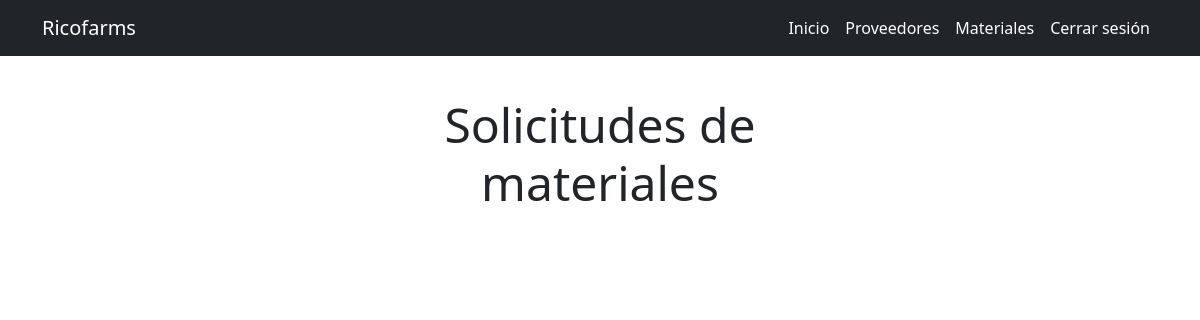
The app's page /materiales/ (signed in), older data.
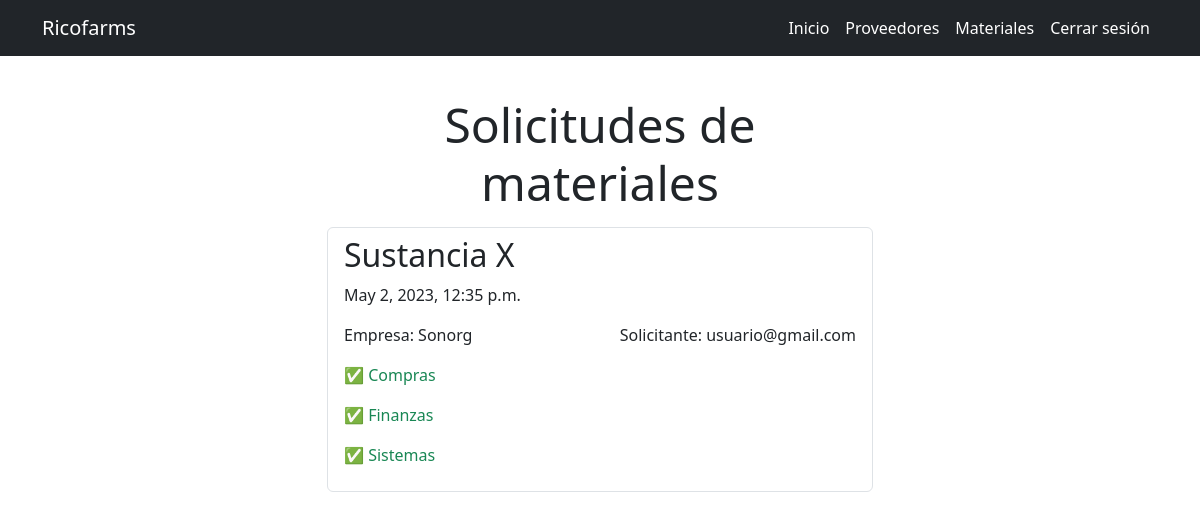
The same page, newer data.
### alta_materiales/models.py (models this page shows, shortened)
class Material(models.Model):
    empresa = models.CharField(max_length=50)
    nombre_producto = models.CharField(max_length=50)
    tipo = models.CharField(max_length=50)
    familia = models.CharField(max_length=50)
    subfamilia = models.CharField(max_length=50)
    unidad_medida = models.CharField(max_length=50)
    justificacion = models.CharField(max_length=255)
    compras = models.BooleanField(default=False)
    finanzas = models.BooleanField(default=False)
    sistemas = models.BooleanField(default=False)
    aprobadas = models.BooleanField(default=False)
    fecha = models.DateTimeField(auto_now_add=True)
    usuario = models.ForeignKey(settings.AUTH_USER_MODEL, on_delete=models.CASCADE)

### iniciar_sesion/models.py (models this page shows, shortened)
class CustomUser(AbstractBaseUser, PermissionsMixin):
    email = models.EmailField(unique=True)
    first_name = models.CharField(max_length=30, blank=True)
    last_name = models.CharField(max_length=30, blank=True)
    is_staff = models.BooleanField(default=False)
    is_active = models.BooleanField(default=True)
    date_joined = models.DateTimeField(default=timezone.now)
    puede_comprar = models.BooleanField(default=False)
    compras = models.BooleanField(default=False)
    finanzas = models.BooleanField(default=False)
    sistemas = models.BooleanField(default=False)
    objects = CustomUserManager()
    USERNAME_FIELD = 'email'
    EMAIL_FIELD = 'email'
    REQUIRED_FIELDS = []
    class Meta:
        verbose_name = 'Usuario'
        verbose_name_plural = 'Usuarios'
    def __str__(self):
        return self.email

### alta_materiales/views.py (the view)
# urls.py: path('materiales/', views_materiales.material, name='material'),
@login_required
def material(request):
    if request.user.compras:
        materiales = Material.objects.filter(compras = False)
    else:
        if request.user.finanzas:
            materiales = Material.objects.filter(compras = True, finanzas = False)
        else:
            if request.user.sistemas:
                materiales = Material.objects.filter(compras = True, finanzas = True, sistemas = False)
            else:
                materiales = Material.objects.filter(usuario = request.user)
    return render(request, 'material/material.html', {
        'materiales': materiales
    })

### alta_materiales/templates/material/material.html
{% extends 'base.html' %}
{% block content %}
<main class="container py-5 mt-5">
    <div class="row">
        <div class="col-md-6 offset-md-3">
            <h1 class="text-center display-5">Solicitudes de materiales</h1>
            <ul style="list-style-type: none;" class="list-group mt-3">
                {% for material in materiales %}
                <a class="list-group-item" href="{% url 'material_detail' material.id %}">
                    <h2>{{material.nombre_producto}}</h2>
                    <p>{{material.fecha}}</p>
                    <section class="d-flex justify-content-between">
                        <p>Empresa: {{material.empresa}}</p>
                        <p>Solicitante: {{material.usuario}}</p>
                    </section>
                    {% if material.compras %}
                    <p class="text-success">✅ Compras</p>
                    {% else %}
                    <p>🕐 Compras</p>
                    {% endif %}
                    {% if material.finanzas %}
                    <p class="text-success">✅ Finanzas</p>
                    {% else %}
                    <p>🕐 Finanzas</p>
                    {% endif %}
                    {% if material.sistemas %}
                    <p class="text-success">✅ Sistemas</p>
                    {% else %}
                    <p>🕐 Sistemas</p>
                    {% endif %}
                </a>
                {% endfor %}
            </ul>
        </div>
    </div>
</main>
{% endblock %}

Row changes from the older to the newer data that the page shows:
added Material: nombre_producto "Sustancia X", fecha "May 2, 2023, 12:35 p.m.", empresa "Sonorg", usuario "usuario@gmail.com", compras "✅ Compras", finanzas "✅ Finanzas", sistemas "✅ Sistemas"
